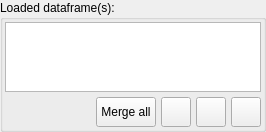
            <widget class="QGroupBox" name="groupBox_loaded_df_2">
             <property name="title">
              <string>Loaded dataframe(s):</string>
             </property>
             <layout class="QVBoxLayout" name="verticalLayout_51">
              <property name="spacing">
               <number>5</number>
              </property>
              <property name="leftMargin">
               <number>2</number>
              </property>
              <property name="topMargin">
               <number>2</number>
              </property>
              <property name="rightMargin">
               <number>2</number>
              </property>
              <property name="bottomMargin">
               <number>2</number>
              </property>
              <item>
               <layout class="QHBoxLayout" name="horizontalLayout_48">
                <property name="spacing">
                 <number>2</number>
                </property>
                <item>
                 <widget class="QListWidget" name="dfs_listbox">
                  <property name="minimumSize">
                   <size>
                    <width>0</width>
                    <height>70</height>
                   </size>
                  </property>
                  <property name="maximumSize">
                   <size>
                    <width>16777215</width>
                    <height>70</height>
                   </size>
                  </property>
                 </widget>
                </item>
               </layout>
              </item>
              <item>
               <layout class="QHBoxLayout" name="horizontalLayout_109">
                <property name="spacing">
                 <number>5</number>
                </property>
                <item>
                 <spacer name="horizontalSpacer_44">
                  <property name="orientation">
                   <enum>Qt::Horizontal</enum>
                  </property>
                  <property name="sizeHint" stdset="0">
                   <size>
                    <width>40</width>
                    <height>20</height>
                   </size>
                  </property>
                 </spacer>
                </item>
                <item>
                 <widget class="QPushButton" name="merge_dfs_2">
                  <property name="sizePolicy">
                   <sizepolicy hsizetype="Fixed" vsizetype="Fixed">
                    <horstretch>0</horstretch>
                    <verstretch>0</verstretch>
                   </sizepolicy>
                  </property>
                  <property name="minimumSize">
                   <size>
                    <width>60</width>
                    <height>30</height>
                   </size>
                  </property>
                  <property name="maximumSize">
                   <size>
                    <width>60</width>
                    <height>30</height>
                   </size>
                  </property>
                  <property name="text">
                   <string>Merge all</string>
                  </property>
                 </widget>
                </item>
                <item>
                 <widget class="QPushButton" name="btn_view_df_3">
                  <property name="minimumSize">
                   <size>
                    <width>30</width>
                    <height>30</height>
                   </size>
                  </property>
                  <property name="maximumSize">
                   <size>
                    <width>30</width>
                    <height>30</height>
                   </size>
                  </property>
                  <property name="toolTip">
                   <string>View selected dataframe 
(Hold CTRL key to view filtered df)</string>
                  </property>
                  <property name="autoFillBackground">
                   <bool>true</bool>
                  </property>
                  <property name="text">
                   <string/>
                  </property>
                  <property name="icon">
                   <iconset resource="resources.qrc">
                    <normaloff>:/icon/iconpack/view11.png</normaloff>:/icon/iconpack/view11.png</iconset>
                  </property>
                  <property name="iconSize">
                   <size>
                    <width>25</width>
                    <height>25</height>
                   </size>
                  </property>
                 </widget>
                </item>
                <item>
                 <widget class="QPushButton" name="btn_remove_df_2">
                  <property name="minimumSize">
                   <size>
                    <width>30</width>
                    <height>30</height>
                   </size>
                  </property>
                  <property name="maximumSize">
                   <size>
                    <width>30</width>
                    <height>30</height>
                   </size>
                  </property>
                  <property name="toolTip">
                   <string>Remove selected dataframe</string>
                  </property>
                  <property name="text">
                   <string/>
                  </property>
                  <property name="icon">
                   <iconset resource="resources.qrc">
                    <normaloff>:/icon/iconpack/icons8-trash-128.png</normaloff>:/icon/iconpack/icons8-trash-128.png</iconset>
                  </property>
                  <property name="iconSize">
                   <size>
                    <width>25</width>
                    <height>25</height>
                   </size>
                  </property>
                 </widget>
                </item>
                <item>
                 <widget class="QPushButton" name="btn_save_df_2">
                  <property name="minimumSize">
                   <size>
                    <width>30</width>
                    <height>30</height>
                   </size>
                  </property>
                  <property name="maximumSize">
                   <size>
                    <width>30</width>
                    <height>30</height>
                   </size>
                  </property>
                  <property name="toolTip">
                   <string>Save all df to one Excel files 
(Hold Ctrl to save df to seperated files)</string>
                  </property>
                  <property name="text">
                   <string/>
                  </property>
                  <property name="icon">
                   <iconset resource="resources.qrc">
                    <normaloff>:/icon/iconpack/save12.png</normaloff>:/icon/iconpack/save12.png</iconset>
                  </property>
                  <property name="iconSize">
                   <size>
                    <width>25</width>
                    <height>25</height>
                   </size>
                  </property>
                 </widget>
                </item>
               </layout>
              </item>
             </layout>
            </widget>
